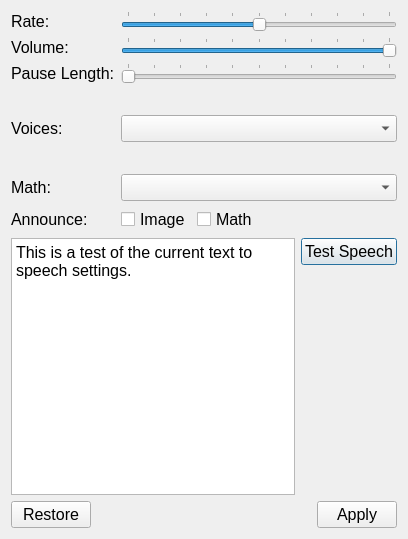
<?xml version="1.0" encoding="UTF-8"?>
<ui version="4.0">
 <class>SpeechSettings</class>
 <widget class="QDialog" name="SpeechSettings">
  <property name="geometry">
   <rect>
    <x>0</x>
    <y>0</y>
    <width>408</width>
    <height>539</height>
   </rect>
  </property>
  <property name="font">
   <font>
    <pointsize>12</pointsize>
   </font>
  </property>
  <property name="windowTitle">
   <string>Speech</string>
  </property>
  <property name="windowIcon">
   <iconset resource="../../resource.qrc">
    <normaloff>:/classic/icons/speech_settings_classic.png</normaloff>:/classic/icons/speech_settings_classic.png</iconset>
  </property>
  <layout class="QVBoxLayout" name="verticalLayout" stretch="0,1,0">
   <item>
    <layout class="QFormLayout" name="formLayout">
     <property name="fieldGrowthPolicy">
      <enum>QFormLayout::AllNonFixedFieldsGrow</enum>
     </property>
     <item row="0" column="0">
      <widget class="QLabel" name="label">
       <property name="text">
        <string>Rate:</string>
       </property>
      </widget>
     </item>
     <item row="0" column="1">
      <widget class="QSlider" name="rateSlider">
       <property name="minimumSize">
        <size>
         <width>201</width>
         <height>0</height>
        </size>
       </property>
       <property name="toolTip">
        <string>Words per minute slider (rate)</string>
       </property>
       <property name="minimum">
        <number>0</number>
       </property>
       <property name="maximum">
        <number>100</number>
       </property>
       <property name="value">
        <number>50</number>
       </property>
       <property name="orientation">
        <enum>Qt::Horizontal</enum>
       </property>
       <property name="tickPosition">
        <enum>QSlider::TicksAbove</enum>
       </property>
       <property name="tickInterval">
        <number>10</number>
       </property>
      </widget>
     </item>
     <item row="2" column="0">
      <widget class="QLabel" name="label_2">
       <property name="text">
        <string>Volume:</string>
       </property>
      </widget>
     </item>
     <item row="2" column="1">
      <widget class="QSlider" name="volumeSlider">
       <property name="minimumSize">
        <size>
         <width>201</width>
         <height>0</height>
        </size>
       </property>
       <property name="toolTip">
        <string>Volume slider</string>
       </property>
       <property name="maximum">
        <number>100</number>
       </property>
       <property name="value">
        <number>100</number>
       </property>
       <property name="orientation">
        <enum>Qt::Horizontal</enum>
       </property>
       <property name="tickPosition">
        <enum>QSlider::TicksAbove</enum>
       </property>
       <property name="tickInterval">
        <number>10</number>
       </property>
      </widget>
     </item>
     <item row="4" column="1">
      <spacer name="verticalSpacer_3">
       <property name="orientation">
        <enum>Qt::Vertical</enum>
       </property>
       <property name="sizeType">
        <enum>QSizePolicy::Fixed</enum>
       </property>
       <property name="sizeHint" stdset="0">
        <size>
         <width>20</width>
         <height>20</height>
        </size>
       </property>
      </spacer>
     </item>
     <item row="5" column="0">
      <widget class="QLabel" name="label_3">
       <property name="text">
        <string>Voices:</string>
       </property>
      </widget>
     </item>
     <item row="5" column="1">
      <widget class="QComboBox" name="voiceComboBox">
       <property name="toolTip">
        <string>Drop down box for selecting the voice</string>
       </property>
       <property name="editable">
        <bool>false</bool>
       </property>
      </widget>
     </item>
     <item row="6" column="1">
      <spacer name="verticalSpacer_2">
       <property name="orientation">
        <enum>Qt::Vertical</enum>
       </property>
       <property name="sizeType">
        <enum>QSizePolicy::Fixed</enum>
       </property>
       <property name="sizeHint" stdset="0">
        <size>
         <width>20</width>
         <height>20</height>
        </size>
       </property>
      </spacer>
     </item>
     <item row="7" column="0">
      <widget class="QLabel" name="label_5">
       <property name="text">
        <string>Math:</string>
       </property>
      </widget>
     </item>
     <item row="7" column="1">
      <widget class="QComboBox" name="mathDatabaseComboBox"/>
     </item>
     <item row="8" column="0">
      <widget class="QLabel" name="label_4">
       <property name="text">
        <string>Announce:</string>
       </property>
      </widget>
     </item>
     <item row="8" column="1">
      <layout class="QHBoxLayout" name="horizontalLayout_3">
       <item>
        <widget class="QCheckBox" name="imageTagCheckBox">
         <property name="text">
          <string>Image</string>
         </property>
        </widget>
       </item>
       <item>
        <widget class="QCheckBox" name="mathTagCheckBox">
         <property name="text">
          <string>Math</string>
         </property>
        </widget>
       </item>
       <item>
        <spacer name="horizontalSpacer_2">
         <property name="orientation">
          <enum>Qt::Horizontal</enum>
         </property>
         <property name="sizeHint" stdset="0">
          <size>
           <width>40</width>
           <height>20</height>
          </size>
         </property>
        </spacer>
       </item>
      </layout>
     </item>
     <item row="3" column="1">
      <widget class="QSlider" name="pauseSlider">
       <property name="maximum">
        <number>10</number>
       </property>
       <property name="pageStep">
        <number>1</number>
       </property>
       <property name="orientation">
        <enum>Qt::Horizontal</enum>
       </property>
       <property name="tickPosition">
        <enum>QSlider::TicksAbove</enum>
       </property>
       <property name="tickInterval">
        <number>1</number>
       </property>
      </widget>
     </item>
     <item row="3" column="0">
      <widget class="QLabel" name="label_6">
       <property name="text">
        <string>Pause Length:</string>
       </property>
      </widget>
     </item>
    </layout>
   </item>
   <item>
    <layout class="QHBoxLayout" name="horizontalLayout_2">
     <item>
      <widget class="QPlainTextEdit" name="testSpeechText">
       <property name="toolTip">
        <string>The text entered here is used when the test speech button is pressed</string>
       </property>
       <property name="plainText">
        <string>This is a test of the current text to speech settings.</string>
       </property>
      </widget>
     </item>
     <item>
      <layout class="QVBoxLayout" name="verticalLayout_2">
       <item>
        <widget class="QPushButton" name="testButton">
         <property name="toolTip">
          <string>Apply and test current speech settings</string>
         </property>
         <property name="text">
          <string>Test Speech</string>
         </property>
         <property name="iconSize">
          <size>
           <width>50</width>
           <height>50</height>
          </size>
         </property>
        </widget>
       </item>
       <item>
        <spacer name="verticalSpacer">
         <property name="orientation">
          <enum>Qt::Vertical</enum>
         </property>
         <property name="sizeHint" stdset="0">
          <size>
           <width>20</width>
           <height>40</height>
          </size>
         </property>
        </spacer>
       </item>
      </layout>
     </item>
    </layout>
   </item>
   <item>
    <layout class="QHBoxLayout" name="horizontalLayout">
     <item>
      <widget class="QPushButton" name="restoreButton">
       <property name="toolTip">
        <string>Restores settings to what they were when you opened the window</string>
       </property>
       <property name="text">
        <string>Restore</string>
       </property>
      </widget>
     </item>
     <item>
      <spacer name="horizontalSpacer">
       <property name="orientation">
        <enum>Qt::Horizontal</enum>
       </property>
       <property name="sizeHint" stdset="0">
        <size>
         <width>40</width>
         <height>20</height>
        </size>
       </property>
      </spacer>
     </item>
     <item>
      <widget class="QPushButton" name="applyButton">
       <property name="toolTip">
        <string>Apply new speech settings</string>
       </property>
       <property name="text">
        <string>Apply</string>
       </property>
       <property name="iconSize">
        <size>
         <width>50</width>
         <height>50</height>
        </size>
       </property>
      </widget>
     </item>
    </layout>
   </item>
  </layout>
 </widget>
 <tabstops>
  <tabstop>rateSlider</tabstop>
  <tabstop>volumeSlider</tabstop>
  <tabstop>voiceComboBox</tabstop>
  <tabstop>imageTagCheckBox</tabstop>
  <tabstop>mathTagCheckBox</tabstop>
  <tabstop>testSpeechText</tabstop>
  <tabstop>testButton</tabstop>
  <tabstop>restoreButton</tabstop>
  <tabstop>applyButton</tabstop>
 </tabstops>
 <resources>
  <include location="../../resource.qrc"/>
 </resources>
 <connections/>
</ui>
